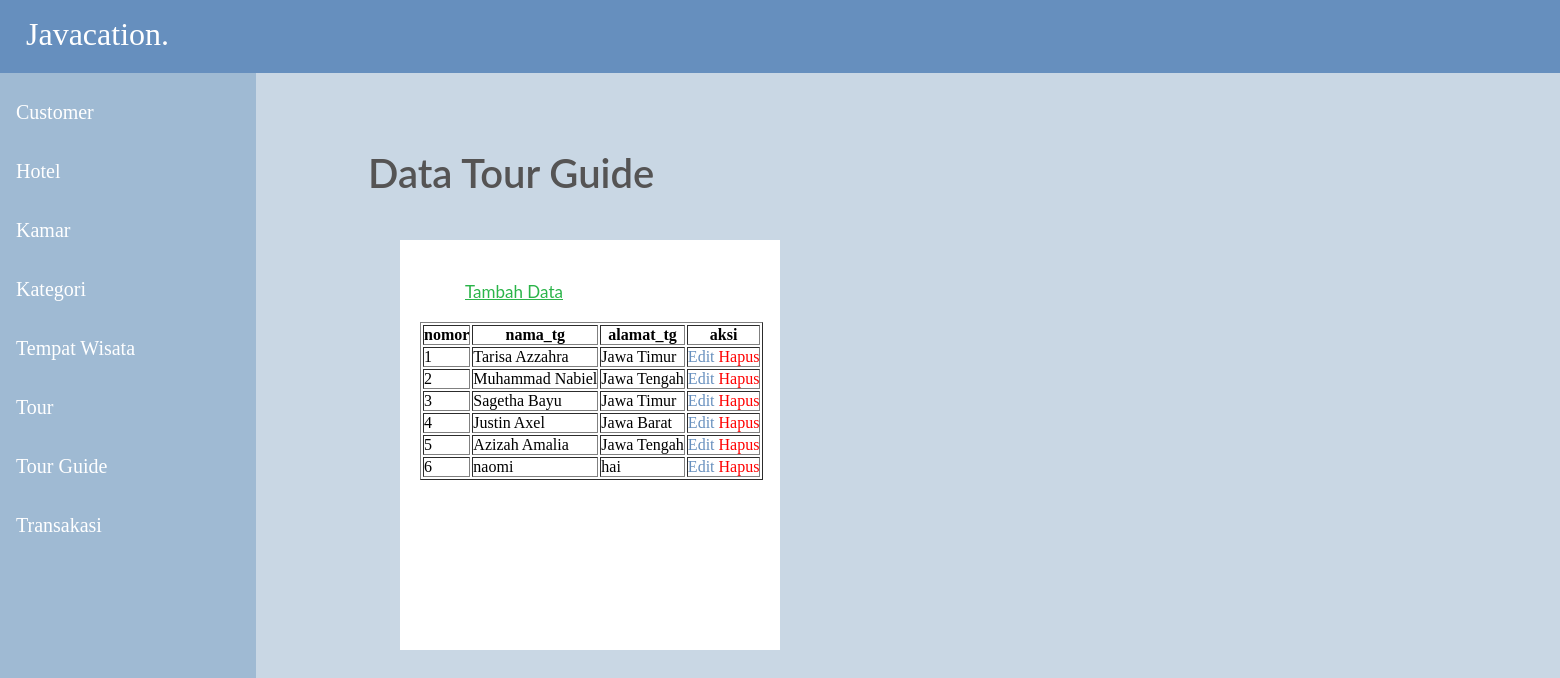
Page /admin/tour_guide.php on the committed database.
### tables this page shows
CREATE TABLE `tour_guide` (
  `id_tg` int(50) NOT NULL,
  `nama_tg` varchar(255) NOT NULL,
  `alamat_tg` varchar(255) NOT NULL
);

### admin/tour_guide.php (the view, shortened to what this page needs)
<!DOCTYPE html>
<html lang="en">
<head>
    <link rel="stylesheet" href="style6.css">
</head>
<body>
<div class="tour-guide">
                    <div class="logo"><a href='customer.php'>Javacation.</a></div>
    <ul>
    <li><a href="customer.php">Customer</a></li>
    <li><a href="hotel.php">Hotel</a></li>
    <li><a href="kamar.php">Kamar</a></li>
    <li><a href="kategori.php">Kategori</a></li>
    <li><a href="tempat_wisata.php">Tempat Wisata</a></li>
    <li><a href="tour.php">Tour</a></li>
    <li><a href="tour_guide.php">Tour Guide</a></li>
    <li><a href="transaksi.php">Transakasi</a></li>
    </ul>
        <h3>Data Tour Guide</h3>
        <div class="table-tourguide">
        <table border="1">
            <tr>
                <th>nomor</th>
                <th>nama_tg</th>
                <th>alamat_tg</th>
                <th>aksi</th>
            </tr>
            <p><a href="add_tour_guide.php">Tambah Data</a></p>
            </div>
            <?php
            $host = new mysqli("localhost","root","","pariwisata");
            $query_mysql = mysqli_query($host,"SELECT * FROM tour_guide") or die(mysqli_error($host));
            $nomor=1;
            while($data = mysqli_fetch_array($query_mysql)){
            ?>
            <tr>
                <td><?php echo $nomor++; ?></td>
                <td><?php echo $data['nama_tg']; ?></td>
                <td><?php echo $data['alamat_tg']; ?></td>
                <td>
                    <a href="edit-tg.php?edit=<?php echo $data['id_tg']; ?>" class="edit">Edit</a>
                    <a href="delete-tg.php?hapus=<?php echo $data['id_tg']; ?>" class="delete"
                    onclick="return confirm('Yakin Ingin Menghapus?')">Hapus</a>
                </td>
            </tr>
            <?php } ?>
        </div>
        </body>
</html>

### admin/style6.css (style rules this page uses)
* { padding: 0; margin: 0; }
.logo { position: absolute; width: 1639px; height: 73px; left: 0px; top: 0px; background: #668FBE; }
.logo a { position: absolute; width: 168px; height: 43px; left: 26px; top: 13px; text-decoration: none; font-family: 'Prata'; font-style: normal; font-weight: 400; font-size: 32px; line-height: 43px; color: #FFFFFF; }
body { position: relative; width: 1280px; height: 832px; background: #C9D7E4; }
ul { list-style-type: none; margin-top: 73px; padding: 0; width: 20%; background-color: #9FBAD3; position: absolute; height: 3000px; overflow: auto; }
li a { margin-top: 20px; display: block; color: #FFFFFF; padding: 8px 16px; text-decoration: none; font-family: 'Andika'; font-style: normal; font-weight: 400; font-size: 20px; }
h3 { position: absolute; width: 393px; height: 48px; left: 368px; top: 149px; font-family: 'Lato', sans-serif; font-style: normal; font-weight: 600; font-size: 40px; color: #555454; color: #555454; }
.edit { text-decoration: none; color: #668FBE; }
.delete { text-decoration: none; color: #FF0000; }
.table-tourguide { position: relative; width: 360px; height: 410px; left: 400px; top: 240px; padding-left: 20px; background: #FFFFFF; }
.table-tourguide p { position: relative; width: 400px; height: 42px; left: 45px; top: 40px; font-family: 'Lato',sans-serif; font-style: normal; font-weight: 400; font-size: 17px; line-height: 24px; padding-bottom: 40px; text-decoration-line: underline; color: #2BB449; }
.table-tourguide p a { color: #2BB449; }

### rows in the picture
tour_guide: nama_tg "Tarisa Azzahra", alamat_tg "Jawa Timur"
tour_guide: nama_tg "Muhammad Nabiel", alamat_tg "Jawa Tengah"
tour_guide: nama_tg "Sagetha Bayu", alamat_tg "Jawa Timur"
tour_guide: nama_tg "Justin Axel", alamat_tg "Jawa Barat"
tour_guide: nama_tg "Azizah Amalia", alamat_tg "Jawa Tengah"
tour_guide: nama_tg "naomi", alamat_tg "hai"
